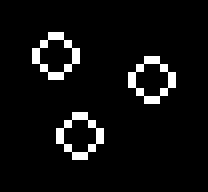
%> input picture master_degree/morphology/convex_hull_bw_1.tif, 26 x 24 px (shown 8 times larger)
$ octave morphology_convex_hull_matlab.m   (GNU Octave 9; MATLAB toolbox functions it lacks are replaced by stand-ins)
%> lines starting %> are read from the running program, lines starting %| are printed output that depends on the picture; in (x1, y1, x2, y2) boxes, pixels count from 0 and x2, y2 are one past the last pixel; in counts of white or black regions, pixels touching at a corner belong together; the program's own positions count from 1
% Digital Image Processing
% Morphology
% Convex Hull using Matlab functions from Image Processing Toolbox
%

% Original image

subplot(2, 2, 1);
imgOriginal = imread('convex_hull_bw_1.tif');
%> imgOriginal: size 24x26 logical; 5.8% white in thin lines or dots, all inside (x1, y1, x2, y2) = (4, 4, 22, 20)
imshow(imgOriginal);
title('Original');

% Convex Hull of all objects in the image

subplot(2, 2, 2);
convexHull = bwconvhull(imgOriginal);
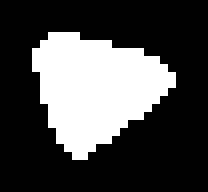
%> convexHull: size 24x26 logical (shown 8 times larger); 29% white; 1 white region, box (x1, y1, x2, y2) and area: (4, 4, 22, 20) 181
imshow(convexHull);
title('Convex Hull of all objects');

% Convex Hull individual foreground objects

subplot(2, 2, 3);
convexHullObjects = bwconvhull(imgOriginal, 'objects');
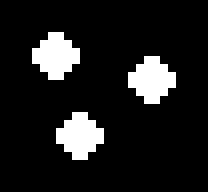
%> convexHullObjects: size 24x26 logical (shown 8 times larger); 11.5% white; 3 white regions, box (x1, y1, x2, y2) and area: (4, 4, 10, 10) 24, (16, 7, 22, 13) 24, (7, 14, 13, 20) 24
imshow(convexHullObjects);
title('Convex Hull - individual objects');

subplot(2, 2, 4);
convexHullObjects = bwconvhull(imgOriginal, 'union');
imshow(convexHullObjects);
title('Convex Hull - Union');
